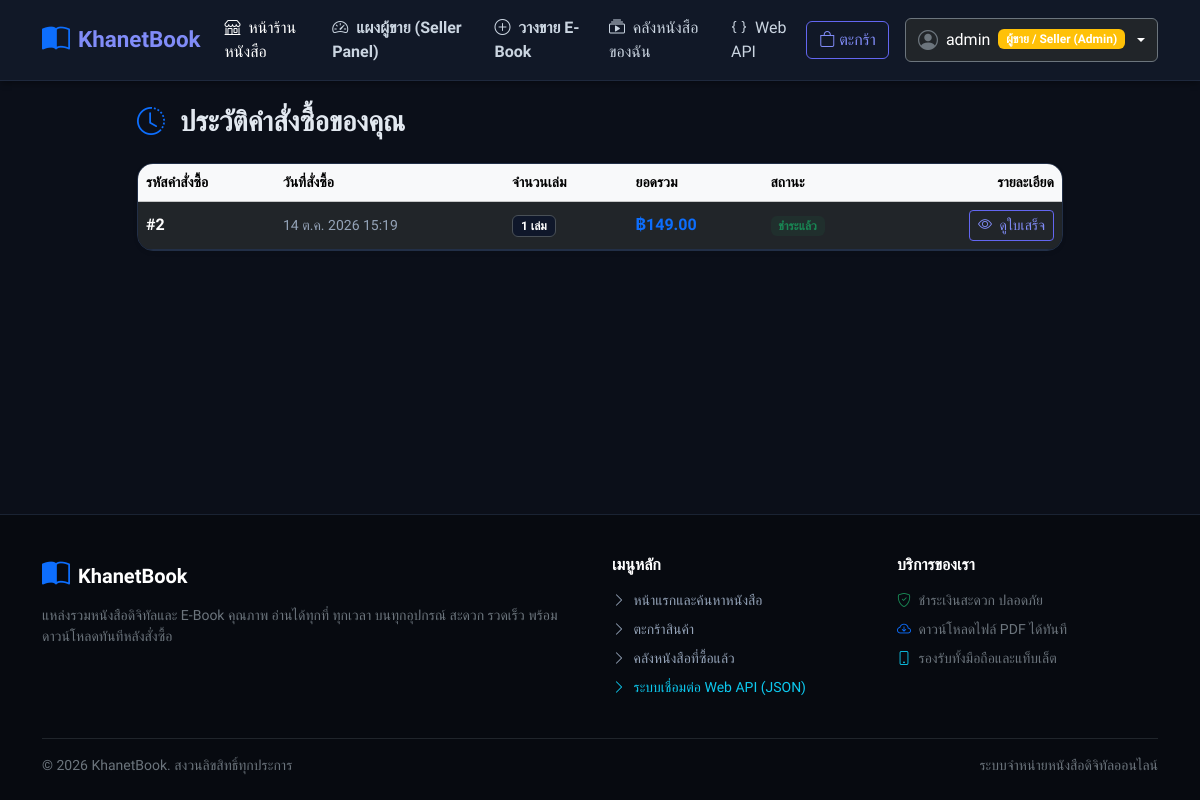
/orders/orders/ (signed in), run on the app's committed database.
### accounts/models.py (models this page shows, shortened)
class UserProfile(models.Model):
    ROLE_CUSTOMER = 'customer'
    ROLE_SELLER = 'seller'
    ROLE_CHOICES = [
        (ROLE_CUSTOMER, 'ลูกค้า / Customer'),
        (ROLE_SELLER, 'ผู้ขาย / Seller (Admin)'),
    ]
    user = models.OneToOneField(User, on_delete=models.CASCADE, related_name='profile')
    role = models.CharField(max_length=20, choices=ROLE_CHOICES, default=ROLE_CUSTOMER)
    phone = models.CharField(max_length=20, blank=True, null=True, verbose_name='เบอร์โทรศัพท์')
    bio = models.TextField(blank=True, null=True, verbose_name='เกี่ยวกับฉัน')
    created_at = models.DateTimeField(auto_now_add=True)
    def is_seller(self):
        return self.role == self.ROLE_SELLER or self.user.is_superuser

### orders/models.py (models this page shows, shortened)
class Order(models.Model):
    STATUS_PENDING = 'pending'
    STATUS_COMPLETED = 'completed'
    STATUS_CANCELLED = 'cancelled'
    STATUS_CHOICES = [
        (STATUS_PENDING, 'รอดำเนินการ'),
        (STATUS_COMPLETED, 'ชำระเงินสำเร็จ (พร้อมอ่าน)'),
        (STATUS_CANCELLED, 'ยกเลิกคำสั่งซื้อ'),
    ]
    user = models.ForeignKey(User, on_delete=models.CASCADE, related_name='orders', verbose_name="ผู้สั่งซื้อ")
    total_price = models.DecimalField(max_digits=10, decimal_places=2, default=0.00, verbose_name="ยอดรวม (บาท)")
    status = models.CharField(max_length=20, choices=STATUS_CHOICES, default=STATUS_COMPLETED, verbose_name="สถานะคำสั่งซื้อ")
    payment_method = models.CharField(max_length=50, default='PromptPay / QR Code', verbose_name="ช่องทางชำระเงิน")
    notes = models.TextField(blank=True, verbose_name="หมายเหตุ")
    created_at = models.DateTimeField(auto_now_add=True, verbose_name="วันที่สั่งซื้อ")
    class Meta:
        verbose_name = "คำสั่งซื้อ"
        verbose_name_plural = "คำสั่งซื้อทั้งหมด"
        ordering = ['-created_at']

### orders/views.py (the view)
# urls.py: path('orders/', views.order_history, name='order_history'),
@login_required
def order_history(request):
    orders = Order.objects.filter(user=request.user).prefetch_related('items__book')
    return render(request, 'orders/order_history.html', {'orders': orders})

### orders/context_processors.py (called while the page is built)
def cart_count(request):
    cart = request.session.get('cart', [])
    return {'cart_count': len(cart)}

### templates/orders/order_history.html (shortened to what this page needs)
{% extends 'base.html' %}
{% block content %}
<div class="row justify-content-center">
    <div class="col-lg-10">
        <h3 class="fw-bold mb-4"><i class="bi bi-clock-history me-2 text-primary"></i> ประวัติคำสั่งซื้อของคุณ</h3>
        {% if orders %}
            <div class="card border-0 shadow-sm rounded-4 overflow-hidden">
                <div class="table-responsive">
                    <table class="table table-hover align-middle mb-0">
                        <thead class="table-light small text-muted">
                            <tr>
                                <th scope="col">รหัสคำสั่งซื้อ</th>
                                <th scope="col">วันที่สั่งซื้อ</th>
                                <th scope="col">จำนวนเล่ม</th>
                                <th scope="col">ยอดรวม</th>
                                <th scope="col">สถานะ</th>
                                <th scope="col" class="text-end">รายละเอียด</th>
                            </tr>
                        </thead>
                        <tbody>
                            {% for order in orders %}
                                <tr>
                                    <td>
                                        <a href="{% url 'order_detail' order.id %}" class="fw-bold text-dark text-decoration-none">
                                            #{{ order.id }}
                                        </a>
                                    </td>
                                    <td class="small text-muted">
                                        {{ order.created_at|date:"d M Y H:i" }}
                                    </td>
                                    <td>
                                        <span class="badge bg-light text-dark border">{{ order.items.count }} เล่ม</span>
                                    </td>
                                    <td>
                                        <span class="fw-bold text-primary">฿{{ order.total_price|floatformat:2 }}</span>
                                    </td>
                                    <td>
                                        {% if order.status == 'completed' %}
                                            <span class="badge bg-success bg-opacity-10 text-success">ชำระแล้ว</span>
                                        {% else %}
                                            <span class="badge bg-warning bg-opacity-10 text-warning">{{ order.get_status_display }}</span>
                                        {% endif %}
                                    </td>
                                    <td class="text-end">
                                        <a href="{% url 'order_detail' order.id %}" class="btn btn-sm btn-outline-primary">
                                            <i class="bi bi-eye me-1"></i> ดูใบเสร็จ
                                        </a>
                                    </td>
                                </tr>
                            {% endfor %}
                        </tbody>
                    </table>
                </div>
            </div>
        {% endif %}
    </div>
</div>
{% endblock %}

### templates/base.html (shortened to what this page needs)
{% load static %}
<!DOCTYPE html>
<html lang="th" data-bs-theme="dark">
<head>
    <link href="https://cdn.jsdelivr.net/npm/bootstrap@5.3.3/dist/css/bootstrap.min.css" rel="stylesheet">
    <link rel="stylesheet" href="https://cdn.jsdelivr.net/npm/bootstrap-icons@1.11.3/font/bootstrap-icons.min.css">
    <link rel="stylesheet" href="{% static 'css/style.css' %}?v=3.0">
</head>
<body>
    <nav class="navbar navbar-expand-lg sticky-top">
        <div class="container">
            <a class="navbar-brand d-flex align-items-center gap-2" href="{% url 'book_list' %}">
                <i class="bi bi-book-half text-primary fs-3"></i>
                <span class="fw-bold tracking-tight">KhanetBook</span>
            </a>
            <div class="collapse navbar-collapse" id="navbarMain">
                <ul class="navbar-nav me-auto mb-2 mb-lg-0 align-items-lg-center">
                    <li class="nav-item">
                        <a class="nav-link active" href="{% url 'book_list' %}"><i class="bi bi-shop me-1"></i> หน้าร้านหนังสือ</a>
                    </li>
                    {% if user.is_authenticated and user.profile.is_seller %}
                        <li class="nav-item">
                            <a class="nav-link text-warning fw-semibold" href="{% url 'seller_dashboard' %}">
                                <i class="bi bi-speedometer2 me-1"></i> แผงผู้ขาย (Seller Panel)
                            </a>
                        </li>
                        <li class="nav-item">
                            <a class="nav-link text-success fw-semibold" href="{% url 'book_create' %}">
                                <i class="bi bi-plus-circle me-1"></i> วางขาย E-Book
                            </a>
                        </li>
                    {% endif %}
                    {% if user.is_authenticated %}
                        <li class="nav-item">
                            <a class="nav-link" href="{% url 'my_library' %}">
                                <i class="bi bi-collection-play me-1"></i> คลังหนังสือของฉัน
                            </a>
                        </li>
                    {% endif %}
                    <li class="nav-item">
                        <a class="nav-link text-info" href="{% url 'api_docs' %}">
                            <i class="bi bi-braces me-1"></i> Web API
                        </a>
                    </li>
                </ul>
                <div class="d-flex align-items-center gap-3">
                    <a href="{% url 'cart' %}" class="btn btn-outline-primary position-relative d-flex align-items-center gap-1">
                        <i class="bi bi-bag"></i>
                        <span>ตะกร้า</span>
                    </a>
                    {% if user.is_authenticated %}
                        <div class="dropdown">
                            <button class="btn btn-dark border border-secondary dropdown-toggle d-flex align-items-center gap-2" type="button" data-bs-toggle="dropdown">
                                <i class="bi bi-person-circle fs-5 text-secondary"></i>
                                <span>{{ user.username }}</span>
                                <span class="badge {% if user.profile.is_seller %}bg-warning text-dark{% else %}bg-success{% endif %}">
                                    {{ user.profile.get_role_display }}
                                </span>
                            </button>
                        </div>
                    {% else %}
                        <a href="{% url 'login' %}" class="btn btn-outline-secondary">เข้าสู่ระบบ</a>
                        <a href="{% url 'register' %}" class="btn btn-primary">สมัครสมาชิก</a>
                    {% endif %}
                </div>
            </div>
        </div>
    </nav>
    <main class="main-content py-4">
        <div class="container">
            {% block content %}{% endblock %}
        </div>
    </main>
    <footer class="footer">
        <div class="container">
            <div class="row g-4">
                <div class="col-md-6">
                    <div class="d-flex align-items-center gap-2 mb-2">
                        <i class="bi bi-book-half text-primary fs-3"></i>
                        <span class="fs-5 fw-bold text-white">KhanetBook</span>
                    </div>
                    <p class="small text-secondary">
                        แหล่งรวมหนังสือดิจิทัลและ E-Book คุณภาพ อ่านได้ทุกที่ ทุกเวลา บนทุกอุปกรณ์ สะดวก รวดเร็ว พร้อมดาวน์โหลดทันทีหลังสั่งซื้อ
                    </p>
                </div>
                <div class="col-md-3">
                    <h6 class="text-white fw-bold mb-3">เมนูหลัก</h6>
                    <ul class="list-unstyled small">
                        <li class="mb-2"><a href="{% url 'book_list' %}"><i class="bi bi-chevron-right me-1"></i> หน้าแรกและค้นหาหนังสือ</a></li>
                        <li class="mb-2"><a href="{% url 'cart' %}"><i class="bi bi-chevron-right me-1"></i> ตะกร้าสินค้า</a></li>
                        <li class="mb-2"><a href="{% url 'my_library' %}"><i class="bi bi-chevron-right me-1"></i> คลังหนังสือที่ซื้อแล้ว</a></li>
                        <li class="mb-2"><a href="{% url 'api_docs' %}" class="text-info"><i class="bi bi-chevron-right me-1"></i> ระบบเชื่อมต่อ Web API (JSON)</a></li>
                    </ul>
                </div>
                <div class="col-md-3">
                    <h6 class="text-white fw-bold mb-3">บริการของเรา</h6>
                    <ul class="list-unstyled small text-secondary">
                        <li class="mb-2"><i class="bi bi-shield-check me-1 text-success"></i> ชำระเงินสะดวก ปลอดภัย</li>
                        <li class="mb-2"><i class="bi bi-cloud-arrow-down me-1 text-primary"></i> ดาวน์โหลดไฟล์ PDF ได้ทันที</li>
                        <li class="mb-2"><i class="bi bi-phone me-1 text-info"></i> รองรับทั้งมือถือและแท็บเล็ต</li>
                    </ul>
                </div>
            </div>
            <hr class="border-secondary mt-4 mb-3">
            <div class="d-flex flex-column flex-md-row justify-content-between align-items-center small text-secondary">
                <span>&copy; 2026 KhanetBook. สงวนลิขสิทธิ์ทุกประการ</span>
                <span>ระบบจำหน่ายหนังสือดิจิทัลออนไลน์</span>
            </div>
        </div>
    </footer>
</body>
</html>

### static/css/style.css (style rules this page uses)
:root { --primary-color: #6366f1; --primary-hover: #4f46e5; --accent-color: #38bdf8; --dark-bg: #0b0f19; --card-bg: #151c2c; --card-border: #222f47; --card-shadow: 0 10px 25px -5px rgba(0, 0, 0, 0.5); --card-hover-shadow: 0 20px 25px -5px rgba(0, 0, 0, 0.7), 0 0 15px rgba(99, 102, 241, 0.15); }
body { font-family: 'Prompt', -apple-system, BlinkMacSystemFont, "Segoe UI", Roboto, sans-serif; background-color: var(--dark-bg); color: #e2e8f0; min-height: 100vh; display: flex; flex-direction: column; }
.main-content { flex: 1 0 auto; }
.navbar { background: #111827 !important; border-bottom: 1px solid #1f293d; box-shadow: 0 4px 6px -1px rgba(0, 0, 0, 0.3); }
.navbar-brand { font-weight: 700; color: #818cf8 !important; font-size: 1.4rem; }
.nav-link { color: #cbd5e1 !important; }
.nav-link:hover, .nav-link.active { color: #ffffff !important; }
.btn-outline-primary { color: #818cf8; border-color: #6366f1; }
.card { background-color: var(--card-bg); border-color: var(--card-border); color: #e2e8f0; }
.table { color: #e2e8f0; border-color: var(--card-border); }
.table-light, .table thead.table-light { background-color: #111827 !important; color: #94a3b8 !important; }
.footer { background: #070a10; border-top: 1px solid #1a2333; color: #94a3b8; margin-top: 3.5rem; padding: 2.5rem 0 1.5rem 0; flex-shrink: 0; }
.footer a { color: #94a3b8; text-decoration: none; transition: color 0.2s; }
.bg-light, .bg-white { background-color: #0f172a !important; color: #e2e8f0 !important; }
.text-dark { color: #ffffff !important; }
.text-muted { color: #94a3b8 !important; }

### templates/base.html (style rules this page uses)
:root { --primary-color: #6366f1; --primary-hover: #4f46e5; --accent-color: #38bdf8; --dark-bg: #0b0f19; --card-bg: #151c2c; --card-border: #222f47; --card-shadow: 0 10px 25px -5px rgba(0, 0, 0, 0.5); --card-hover-shadow: 0 20px 25px -5px rgba(0, 0, 0, 0.7), 0 0 15px rgba(99, 102, 241, 0.15); }
body { background-color: #0b0f19 !important; color: #e2e8f0 !important; }
.navbar { background: #111827 !important; border-bottom: 1px solid #1f293d !important; box-shadow: 0 4px 6px -1px rgba(0, 0, 0, 0.3) !important; }
.navbar-brand { color: #818cf8 !important; }
.card, .book-card { background-color: #151c2c !important; border: 1px solid #222f47 !important; color: #e2e8f0 !important; }
.table { color: #e2e8f0 !important; border-color: #222f47 !important; }
.table-light, thead.table-light { background-color: #111827 !important; color: #94a3b8 !important; }
.footer { background: #070a10 !important; border-top: 1px solid #1a2333 !important; }
.bg-light, .bg-white { background-color: #0f172a !important; color: #e2e8f0 !important; }
.text-dark { color: #ffffff !important; }
.text-muted { color: #94a3b8 !important; }

### data on the page
Order: id "2", created_at "14 ต.ค. 2026 15:19", items.count "1", total_price "149.00", status "ชำระแล้ว"

### other printed values
{{ user.username }} "admin"
{{ user.profile.get_role_display }} "ผู้ขาย / Seller (Admin)"
